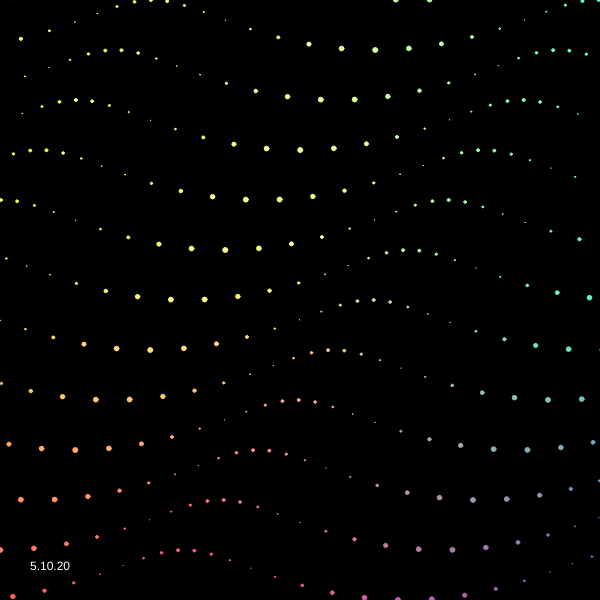
Frame 1 (no input)
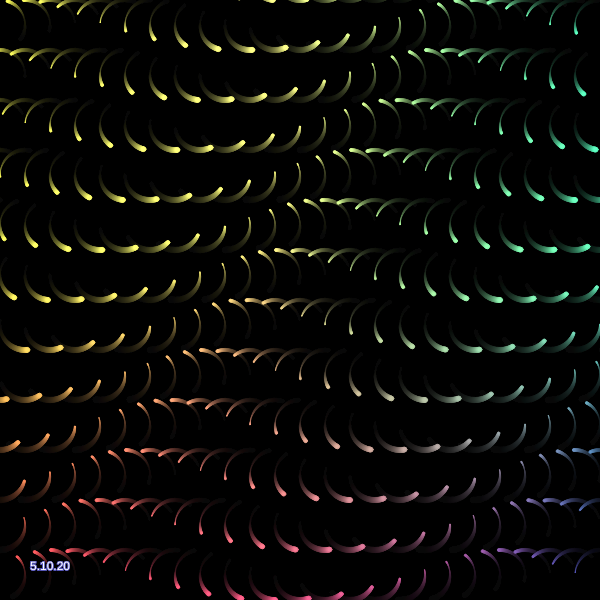
Frame 60 (no input)
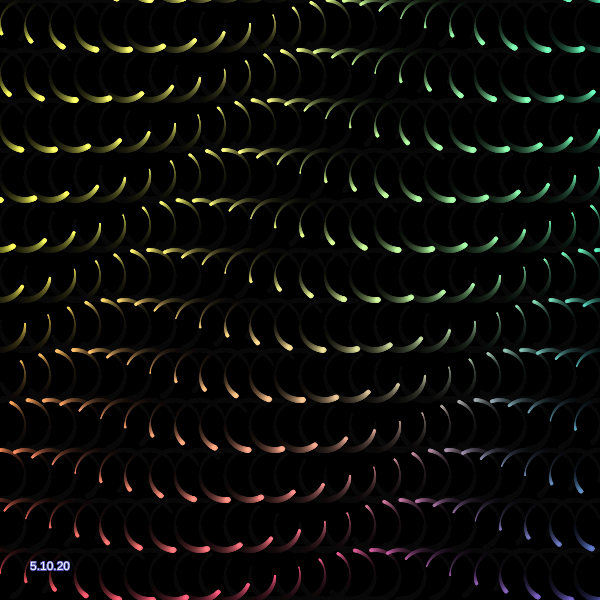
Frame 120 (the mouse pressed at the canvas centre since frame 60)

The p5.js sketch that drew these frames (run headless with seeded random() and noise() and a simulated clock; from frame 60 on, the mouse is pressed at the canvas centre):

// p5.js sketch
// ── sketch.js
var t;
var theta;
var maxFrameCount = 200; // frameCount, change for faster or slower animation

function setup() {
  createCanvas(600, 600);
  noStroke();
  background(0)
}

function draw() {
  background(0, 15);
    fill(255);
  text("5.10.20", 30, height - 30)
  translate(width/2, height/2); // translate 0,0 to center

  t = frameCount/maxFrameCount;
  theta = TWO_PI*t;

  for ( var x= -width/2; x <= width/2; x += 25) {
    for (var y= -height/2; y <= height/2; y += 50) {
      var offSet = 50*x+y+y;   // play with offSet to change map below

      var x2 = map(cos(-theta+offSet), 0, 1, 0, 25); // map x position
      var y2 = map(sin(-theta+offSet), 0, 1, 25, 0); // map y position
      var sz2 = map(sin(-theta+offSet), 0, 1, 1, 5); // map size off the ellipse
      fill(250-(x/2), 250-(y/2), 150+(x/6)); // color with gradient created
      stroke(250-(x/2) - 10, 250-(y/2) - 10 , 150+(x/6) - 10)
      ellipse(x+x2, y-y2, sz2, sz2);
    }
  }

}
